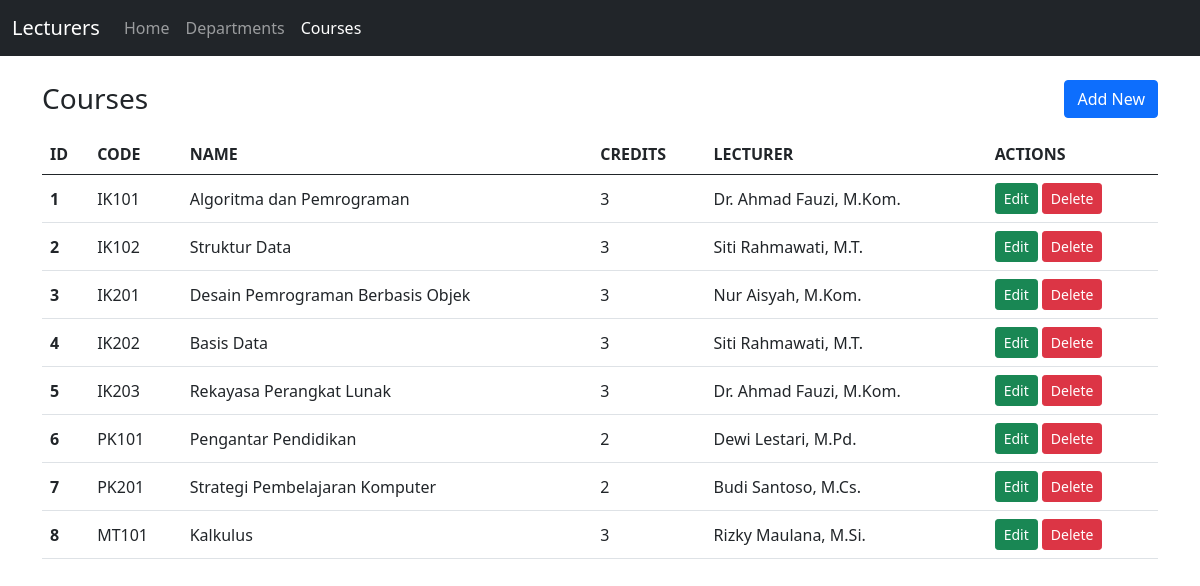
The page /Project/course.php on the database its author committed.
### tables this page shows
CREATE TABLE courses (
    id          INT AUTO_INCREMENT PRIMARY KEY,
    code        VARCHAR(10)  NOT NULL,
    name        VARCHAR(150) NOT NULL,
    credits     TINYINT UNSIGNED NOT NULL,
    lecturer_id INT NULL,
    CONSTRAINT uq_courses_code UNIQUE (code),
    CONSTRAINT fk_courses_lecturer
        FOREIGN KEY (lecturer_id) REFERENCES lecturers (id)
        ON DELETE SET NULL
        ON UPDATE CASCADE
);

CREATE TABLE lecturers (
    id            INT AUTO_INCREMENT PRIMARY KEY,
    name          VARCHAR(100) NOT NULL,
    nidn          VARCHAR(10)  NOT NULL,
    phone         VARCHAR(20)  NOT NULL,
    join_date     DATE         NOT NULL,
    department_id INT NULL,
    CONSTRAINT uq_lecturers_nidn UNIQUE (nidn),
    CONSTRAINT fk_lecturers_department
        FOREIGN KEY (department_id) REFERENCES departments (id)
        ON DELETE SET NULL
        ON UPDATE CASCADE
);

### Project/models/DB.php (called while the page is built, shortened)
<?php
class DB
{
    protected $db_host;
    protected $db_user;
    protected $db_pass;
    protected $db_name;
    protected $db_link = null;
    function __construct($db_host, $db_user, $db_pass, $db_name)
    {
        $this->db_host = $db_host;
        $this->db_user = $db_user;
        $this->db_pass = $db_pass;
        $this->db_name = $db_name;
    }
    public function open()
    {
        $this->db_link = new mysqli($this->db_host, $this->db_user, $this->db_pass, $this->db_name);
        $this->db_link->set_charset("utf8mb4");
    }
    public function close()
    {
        $this->db_link = null;
    }
    protected function select($sql, $types = "", $params = array())
    {
        $stmt = $this->db_link->prepare($sql);
        $stmt->execute();
        $result = $stmt->get_result();
        $rows = $result->fetch_all(MYSQLI_ASSOC);
        return $rows;
    }
}

### Project/models/Course.php (called while the page is built, shortened)
<?php
class Course extends DB
{
    public function getAll()
    {
        $sql = "SELECT c.id, c.code, c.name, c.credits, c.lecturer_id,
                       l.name AS lecturer_name
                FROM courses c
                LEFT JOIN lecturers l ON l.id = c.lecturer_id
                ORDER BY c.id";
        return $this->select($sql);
    }
}

### Project/controllers/CourseController.php (called while the page is built, shortened)
<?php
require_once __DIR__ . '/../config.php';
require_once __DIR__ . '/../models/DB.php';
require_once __DIR__ . '/../models/Course.php';
require_once __DIR__ . '/../views/CourseView.php';
class CourseController extends BaseController
{
    private $course;
    private $view;
    function __construct()
    {
        $this->course = new Course(Config::$db_host, Config::$db_user, Config::$db_pass, Config::$db_name);
        $this->view = new CourseView();
    }
    public function index()
    {
        $this->course->open();
        try {
            $data = $this->course->getAll();
        } finally {
            $this->course->close();
        }
        $this->view->renderIndex($data, $this->pullFlash());
    }
}

### Project/views/CourseView.php (the view, shortened to what this page needs)
<?php
require_once __DIR__ . '/Template.php';
class CourseView
{
    public function renderIndex($data, $flash)
    {
        $rows = "";
        foreach ($data as $row) {
            $lecturer = ($row["lecturer_name"] === null)
                ? "<span class='text-muted'>-</span>"
                : Template::e($row["lecturer_name"]);
            $rows .= "<tr>"
                . "<th>" . Template::e($row["id"]) . "</th>"
                . "<td>" . Template::e($row["code"]) . "</td>"
                . "<td>" . Template::e($row["name"]) . "</td>"
                . "<td>" . Template::e($row["credits"]) . "</td>"
                . "<td>" . $lecturer . "</td>"
                . "<td>" . Template::actionButtons("course.php", $row["id"]) . "</td>"
                . "</tr>";
        }
    }
}

### Project/views/Template.php (shortened to what this page needs)
<?php
class Template
{
    private $content = "";
    private $vars = array();
    function __construct($name)
    {
        $this->filename = dirname(__DIR__) . "/templates/" . $name . ".html";
        $this->content = file_get_contents($this->filename);
    }
    public function replace($key, $value)
    {
        $this->vars["{{" . $key . "}}"] = (string)$value;
    }
    public function getContent()
    {
        return strtr($this->content, $this->vars);
    }
    public function write()
    {
        echo $this->getContent();
    }
    public static function e($value)
    {
        return htmlspecialchars((string)$value, ENT_QUOTES | ENT_SUBSTITUTE, "UTF-8");
    }
    public static function actionButtons($page, $id)
    {
        $id = (int)$id;
        return "<a class='btn btn-success btn-sm' href='" . $page . "?action=edit&amp;id=" . $id . "'>Edit</a> "
            . "<form method='post' action='" . $page . "' class='d-inline' "
            . "onsubmit=\"return confirm('Yakin ingin menghapus data ini?');\">"
            . "<input type='hidden' name='action' value='delete'>"
            . "<input type='hidden' name='id' value='" . $id . "'>"
            . "<button type='submit' class='btn btn-danger btn-sm'>Delete</button>"
            . "</form>";
    }
}

### rows shown on the page
courses: id "1", code "IK101", name "Algoritma dan Pemrograman", credits "3", lecturer.name "Dr. Ahmad Fauzi, M.Kom."
courses: id "2", code "IK102", name "Struktur Data", credits "3", lecturer.name "Siti Rahmawati, M.T."
courses: id "3", code "IK201", name "Desain Pemrograman Berbasis Objek", credits "3", lecturer.name "Nur Aisyah, M.Kom."
courses: id "4", code "IK202", name "Basis Data", credits "3", lecturer.name "Siti Rahmawati, M.T."
courses: id "5", code "IK203", name "Rekayasa Perangkat Lunak", credits "3", lecturer.name "Dr. Ahmad Fauzi, M.Kom."
courses: id "6", code "PK101", name "Pengantar Pendidikan", credits "2", lecturer.name "Dewi Lestari, M.Pd."
courses: id "7", code "PK201", name "Strategi Pembelajaran Komputer", credits "2", lecturer.name "Budi Santoso, M.Cs."
courses: id "8", code "MT101", name "Kalkulus", credits "3", lecturer.name "Rizky Maulana, M.Si."

### other values the page prints
$this->getContent() "Lecturers Home Departments Courses Courses Add New ID CODE NAME CREDITS LECTURER ACTIONS"
